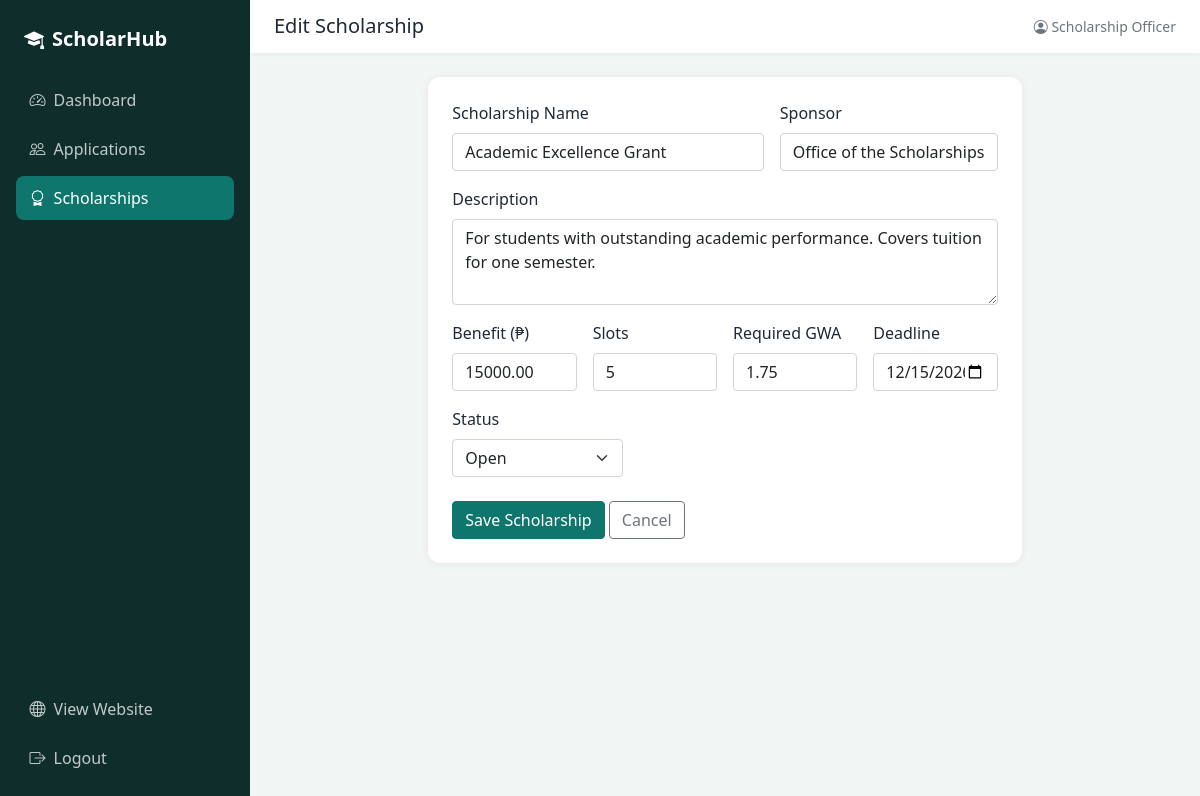
Screenshot of /admin/scholarship_form.php?id=1 (signed in) with the database file from the repository.
### tables this page shows
CREATE TABLE scholarships (
  scholarship_id INT AUTO_INCREMENT PRIMARY KEY,
  scholarship_name VARCHAR(120) NOT NULL,
  sponsor VARCHAR(120) NOT NULL,
  description TEXT NULL,
  benefit_amount DECIMAL(10,2) NOT NULL DEFAULT 0.00,
  slots INT NOT NULL DEFAULT 1,
  max_gwa DECIMAL(3,2) NOT NULL DEFAULT 3.00,
  deadline DATE NOT NULL,
  status ENUM('Open','Closed') NOT NULL DEFAULT 'Open'
);

### includes/functions.php (called while the page is built, shortened)
<?php
function clean($text) {
    return htmlspecialchars((string) $text, ENT_QUOTES, 'UTF-8');
}
function run($conn, $sql, $types = '', $params = array()) {
    $stmt = $conn->prepare($sql);
    if ($types != '') {
        $stmt->bind_param($types, ...$params);
    }
    $stmt->execute();
    return $stmt;
}

### admin/scholarship_form.php (the view, shortened to what this page needs)
<?php
require_once '../includes/functions.php';
$id = isset($_GET['id']) ? (int) $_GET['id'] : 0;
$s = array('scholarship_name' => '', 'sponsor' => '', 'description' => '', 'benefit_amount' => '',
           'slots' => 5, 'max_gwa' => '2.00', 'deadline' => '', 'status' => 'Open');
if ($id > 0) {
    $found = run($conn, "SELECT * FROM scholarships WHERE scholarship_id = ?", 'i', array($id))->get_result()->fetch_assoc();
    $s = $found;
}
include '../includes/admin_header.php';
?>
<div class="row justify-content-center">
  <div class="col-lg-8">
    <div class="card p-4">
      <form method="post">
        <div class="row g-3">
          <div class="col-md-7">
            <label class="form-label" for="scholarship_name">Scholarship Name</label>
            <input type="text" id="scholarship_name" name="scholarship_name" class="form-control" maxlength="120" value="<?= clean($s['scholarship_name']) ?>" required>
          </div>
          <div class="col-md-5">
            <label class="form-label" for="sponsor">Sponsor</label>
            <input type="text" id="sponsor" name="sponsor" class="form-control" maxlength="120" value="<?= clean($s['sponsor']) ?>" required>
          </div>
          <div class="col-12">
            <label class="form-label" for="description">Description</label>
            <textarea id="description" name="description" rows="3" class="form-control"><?= clean($s['description']) ?></textarea>
          </div>
          <div class="col-md-3">
            <label class="form-label" for="benefit_amount">Benefit (&#8369;)</label>
            <input type="number" step="0.01" min="0" id="benefit_amount" name="benefit_amount" class="form-control" value="<?= clean($s['benefit_amount']) ?>" required>
          </div>
          <div class="col-md-3">
            <label class="form-label" for="slots">Slots</label>
            <input type="number" min="1" id="slots" name="slots" class="form-control" value="<?= clean($s['slots']) ?>" required>
          </div>
          <div class="col-md-3">
            <label class="form-label" for="max_gwa">Required GWA</label>
            <input type="number" step="0.01" min="1" max="5" id="max_gwa" name="max_gwa" class="form-control" value="<?= clean($s['max_gwa']) ?>" required>
          </div>
          <div class="col-md-3">
            <label class="form-label" for="deadline">Deadline</label>
            <input type="date" id="deadline" name="deadline" class="form-control" value="<?= clean($s['deadline']) ?>" required>
          </div>
          <div class="col-md-4">
            <label class="form-label" for="status">Status</label>
            <select id="status" name="status" class="form-select">
              <option <?= $s['status'] == 'Open' ? 'selected' : '' ?>>Open</option>
            </select>
          </div>
        </div>
        <div class="mt-4">
          <button class="btn btn-brand">Save Scholarship</button>
          <a href="scholarships.php" class="btn btn-outline-secondary">Cancel</a>
        </div>
      </form>
    </div>
  </div>
</div>
<?php include '../includes/admin_footer.php'; ?>

### assets/css/style.css (style rules this page uses)
:root { --brand: #0f766e; --brand-dark: #0b5d57; --brand-soft: #e6f4f1; --ink: #0f2e2b; }
body { background: #f6f8f7; color: #1f2937; }
.btn-brand { background: var(--brand); border-color: var(--brand); color: #fff; }
.card { border: 0; border-radius: 12px; box-shadow: 0 1px 8px rgba(0,0,0,.06); }
.admin-body { background: #f1f5f4; }

### rows the page displays
scholarships: scholarship_name "Academic Excellence Grant", sponsor "Office of the Scholarships", description "For students with outstanding academic performance. Covers tuition for one semester.", benefit_amount "15000.00", slots "5", max_gwa "1.75", deadline "12/15/2026", status "Open"

### other values shown
$item[2] "Dashboard"
$item[2] "Applications"
$item[2] "Scholarships"
$pageTitle "Edit Scholarship"
$_SESSION['admin_name'] "Scholarship Officer"
